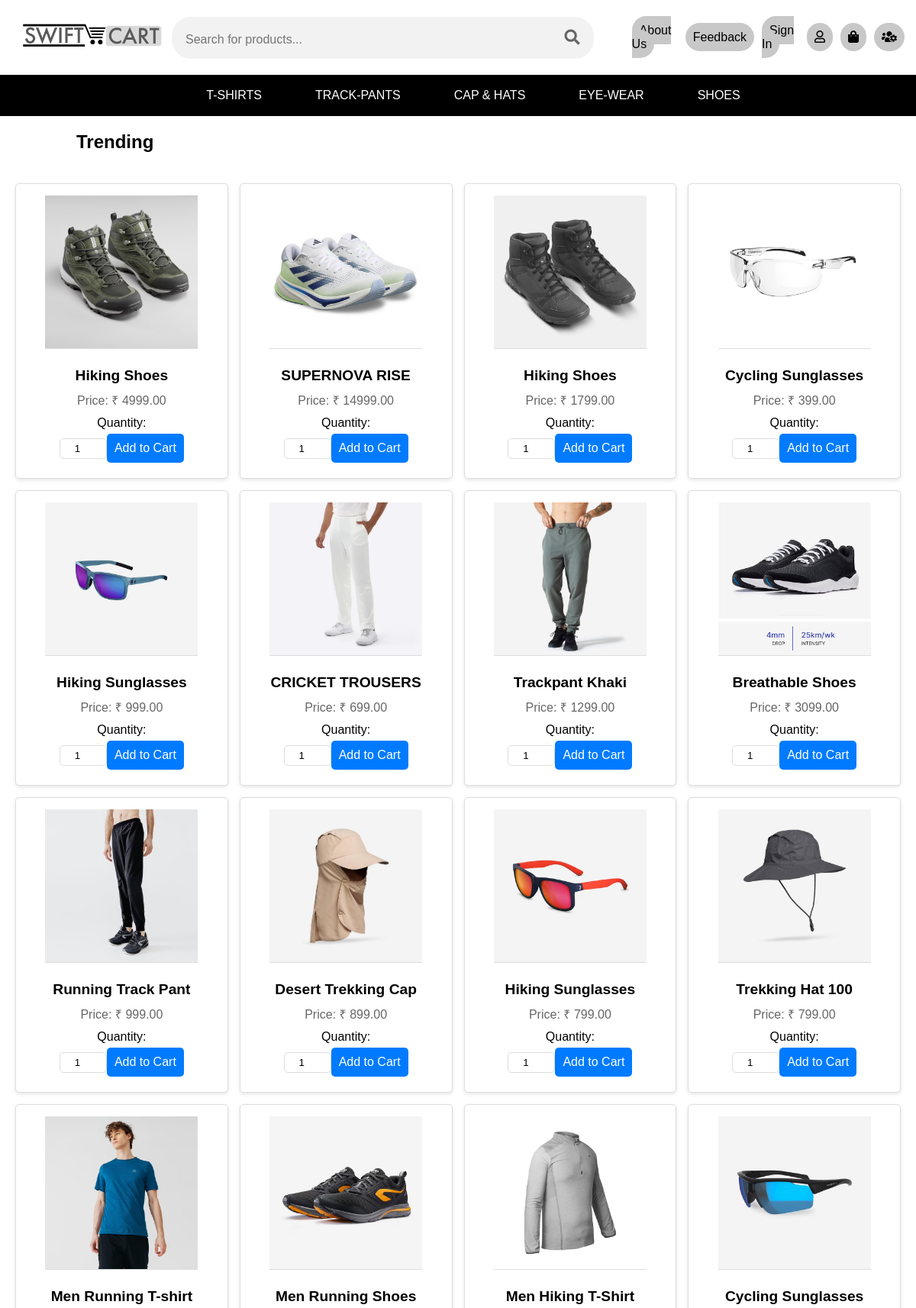
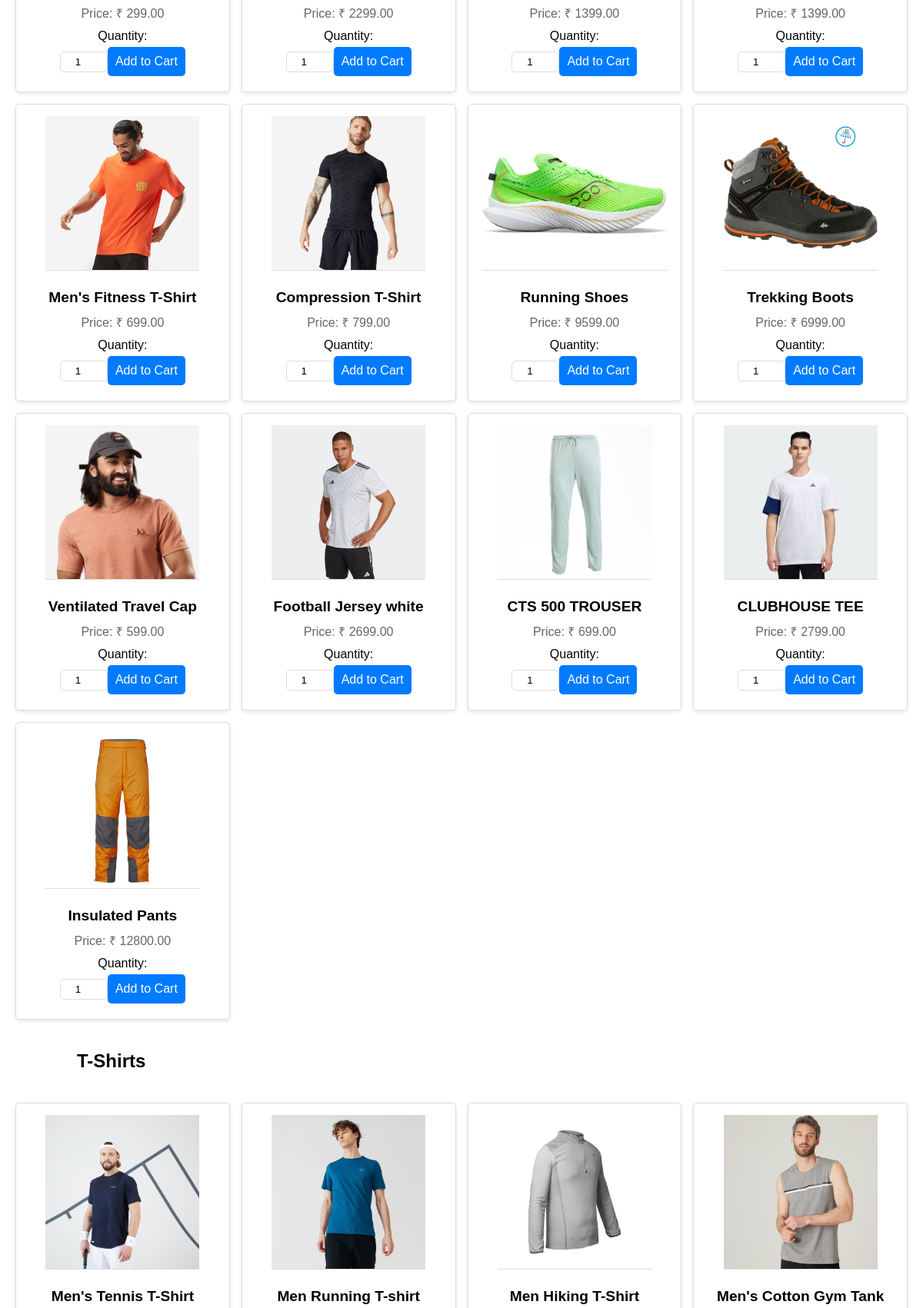
Page /pages/home.php (upper part) on the committed database (2 pictures, top to bottom).
### tables this page shows
CREATE TABLE `products` (
  `id` int(11) NOT NULL,
  `name` varchar(50) NOT NULL,
  `description` text NOT NULL,
  `price` decimal(10,2) NOT NULL,
  `image` varchar(255) NOT NULL,
  `category_id` int(11) NOT NULL,
  `created_at` timestamp NOT NULL DEFAULT current_timestamp()
);

CREATE TABLE `categories` (
  `id` int(11) NOT NULL,
  `name` varchar(50) NOT NULL,
  `created_at` timestamp NOT NULL DEFAULT current_timestamp()
);

### pages/home.php (the view, shortened to what this page needs)
<!DOCTYPE html>
<html lang="en">
<head>
</head>
<body>
    <?php
    include 'database.php';
  echo "<h2>Trending</h2>";
    echo "<div class='products'>";
    $stmt_trending = $pdo->query("SELECT * FROM products ORDER BY RAND() LIMIT 25");
    $trending_products = $stmt_trending->fetchAll(PDO::FETCH_ASSOC);
    foreach ($trending_products as $product) {
        echo "<div class='product'>";
        echo "<a href='product_info.php?id={$product['id']}'>";
        echo "<img src='../images/{$product['image']}' alt='{$product['name']}'>";
        echo "</a>";
        echo "<h3>{$product['name']}</h3>";
        echo "<p>Price: ₹ {$product['price']}</p>";
        echo "<form onsubmit='addToCart(event, {$product['id']})'>";
        echo "<label for='quantity'>Quantity:</label>";
        echo "<input type='number' id='quantity' name='quantity' value='1' min='1'>";
        echo "<button type='submit'>Add to Cart</button>";
        echo "</form>";
        echo "</div>";
    }
    echo "</div>";
    $stmt_categories = $pdo->query("SELECT * FROM categories");
    $categories = $stmt_categories->fetchAll(PDO::FETCH_ASSOC);
    foreach ($categories as $category) {
        echo "<h2>{$category['name']}</h2>";
        echo "<div class='products'>";
        $stmt_products = $pdo->prepare("SELECT * FROM products WHERE category_id = ?");
        $stmt_products->execute([$category['id']]);
        $products = $stmt_products->fetchAll(PDO::FETCH_ASSOC);
        foreach ($products as $product) {
            echo "<div class='product'>";
            echo "<a href='product_info.php?id={$product['id']}'>";
            echo "<img src='../images/{$product['image']}' alt='{$product['name']}'>";
            echo "</a>";
            echo "<h3>{$product['name']}</h3>";
            echo "</div>";
        }
        echo "</div>";
    }
    ?>
        <?php
        require ('footer.php');
        ?>
</body>
</html>

### pages/home.php (style rules this page uses)
body { font-family: Arial, sans-serif; margin: 0; padding: 0; background-color: #f9f9f9; }
h2 { text-align: left; background-color: #ffffff; color: #000000; padding: 20px 20px 20px 100px; margin: 0; }
.products { background-color: #ffffff; display: grid; grid-template-columns: repeat(auto-fill, minmax(250px, 1fr)); gap: 15px; padding: 20px; }
.product { background-color: #ffffff; border: 1px solid #ddd; border-radius: 5px; box-shadow: 0 2px 5px rgba(0, 0, 0, 0.1); padding: 15px; text-align: center; transition: transform 0.3s, box-shadow 0.3s; }
.product img { max-width: 100%; height: 200px; object-fit: cover; border-bottom: 1px solid #ddd; margin-bottom: 10px; }
.product h3 { font-size: 1.2em; margin: 10px 0; }
.product p { margin: 10px 0; color: #666; }
.product a { color: #007BFF; text-decoration: none; font-weight: bold; }
.product form { margin-top: 10px; }
.product label { display: block; margin-bottom: 5px; }
.product input[type="number"] { width: 50px; padding: 5px; margin-bottom: 10px; text-align: center; border: 1px solid #ddd; border-radius: 5px; }
button, a.view-cart-button { background-color: #007BFF; border: none; color: #fff; cursor: pointer; padding: 10px; text-decoration: none; transition: background-color 0.3s; border-radius: 5px; font-size: 1em; }

### pages/footer.php (style rules this page uses)
html, body { height: 100%; margin: 0; padding: 0; font-family: Arial, sans-serif; display: flex; flex-direction: column; }

### rows in the picture
products: image (picture), name "Hiking Shoes", price "4999.00"
products: image (picture), name "SUPERNOVA RISE", price "14999.00"
products: image (picture), name "Hiking Shoes", price "1799.00"
products: image (picture), name "Cycling Sunglasses", price "399.00"
products: image (picture), name "Hiking Sunglasses", price "999.00"
products: image (picture), name "CRICKET TROUSERS", price "699.00"
products: image (picture), name "Trackpant Khaki", price "1299.00"
products: image (picture), name "Breathable Shoes", price "3099.00"
products: image (picture), name "Running Track Pant", price "999.00"
products: image (picture), name "Desert Trekking Cap", price "899.00"
products: image (picture), name "Hiking Sunglasses", price "799.00"
products: image (picture), name "Trekking Hat 100", price "799.00"
products: image (picture), name "Men Running T-shirt", price "299.00"
products: image (picture), name "Men Running Shoes", price "2299.00"
products: image (picture), name "Men Hiking T-Shirt", price "1399.00"
products: image (picture), name "Cycling Sunglasses", price "1399.00"
products: image (picture), name "Men's Fitness T-Shirt", price "699.00"
products: image (picture), name "Compression T-Shirt", price "799.00"
products: image (picture), name "Running Shoes", price "9599.00"
products: image (picture), name "Trekking Boots", price "6999.00"
products: image (picture), name "Ventilated Travel Cap", price "599.00"
products: image (picture), name "Football Jersey white", price "2699.00"
products: image (picture), name "CTS 500 TROUSER", price "699.00"
products: image (picture), name "CLUBHOUSE TEE", price "2799.00"
products: image (picture), name "Insulated Pants", price "12800.00"
categories: name "T-Shirts"
products: image (picture), name "Men's Tennis T-Shirt"
products: image (picture), name "Men's Cotton Gym Tank"
